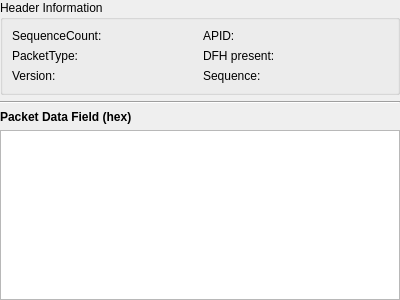
<?xml version="1.0" encoding="UTF-8"?>
<ui version="4.0">
 <class>PacketContentView</class>
 <widget class="QDialog" name="PacketContentView">
  <property name="geometry">
   <rect>
    <x>0</x>
    <y>0</y>
    <width>400</width>
    <height>300</height>
   </rect>
  </property>
  <property name="windowTitle">
   <string>Packet Content</string>
  </property>
  <layout class="QVBoxLayout" name="verticalLayout">
   <property name="leftMargin">
    <number>0</number>
   </property>
   <property name="topMargin">
    <number>0</number>
   </property>
   <property name="rightMargin">
    <number>0</number>
   </property>
   <property name="bottomMargin">
    <number>0</number>
   </property>
   <item>
    <widget class="QGroupBox" name="groupBox">
     <property name="title">
      <string>Header Information</string>
     </property>
     <layout class="QGridLayout" name="gridLayout">
      <item row="0" column="3">
       <widget class="QLabel" name="apid_label">
        <property name="text">
         <string/>
        </property>
       </widget>
      </item>
      <item row="0" column="2">
       <widget class="QLabel" name="label_4">
        <property name="text">
         <string>APID:</string>
        </property>
       </widget>
      </item>
      <item row="0" column="0">
       <widget class="QLabel" name="label">
        <property name="text">
         <string>SequenceCount:</string>
        </property>
       </widget>
      </item>
      <item row="1" column="2">
       <widget class="QLabel" name="label_8">
        <property name="text">
         <string>DFH present:</string>
        </property>
       </widget>
      </item>
      <item row="0" column="1">
       <widget class="QLabel" name="ssc_label">
        <property name="text">
         <string/>
        </property>
       </widget>
      </item>
      <item row="1" column="1">
       <widget class="QLabel" name="type_label">
        <property name="text">
         <string/>
        </property>
       </widget>
      </item>
      <item row="1" column="0">
       <widget class="QLabel" name="label_6">
        <property name="text">
         <string>PacketType:</string>
        </property>
       </widget>
      </item>
      <item row="1" column="3">
       <widget class="QLabel" name="dfh_label">
        <property name="text">
         <string/>
        </property>
       </widget>
      </item>
      <item row="2" column="0">
       <widget class="QLabel" name="label_10">
        <property name="text">
         <string>Version:</string>
        </property>
       </widget>
      </item>
      <item row="2" column="1">
       <widget class="QLabel" name="version_label">
        <property name="text">
         <string/>
        </property>
       </widget>
      </item>
      <item row="2" column="2">
       <widget class="QLabel" name="label_12">
        <property name="text">
         <string>Sequence:</string>
        </property>
       </widget>
      </item>
      <item row="2" column="3">
       <widget class="QLabel" name="sequence_label">
        <property name="text">
         <string/>
        </property>
       </widget>
      </item>
     </layout>
    </widget>
   </item>
   <item>
    <widget class="Line" name="line">
     <property name="orientation">
      <enum>Qt::Horizontal</enum>
     </property>
    </widget>
   </item>
   <item>
    <layout class="QHBoxLayout" name="horizontalLayout">
     <item>
      <widget class="QLabel" name="label_5">
       <property name="font">
        <font>
         <weight>75</weight>
         <bold>true</bold>
        </font>
       </property>
       <property name="text">
        <string>Packet Data Field (hex)</string>
       </property>
      </widget>
     </item>
     <item>
      <widget class="QLabel" name="bytes_label">
       <property name="text">
        <string/>
       </property>
      </widget>
     </item>
    </layout>
   </item>
   <item>
    <widget class="QTextEdit" name="data_line_edit"/>
   </item>
  </layout>
 </widget>
 <tabstops>
  <tabstop>data_line_edit</tabstop>
 </tabstops>
 <resources/>
 <connections/>
</ui>
